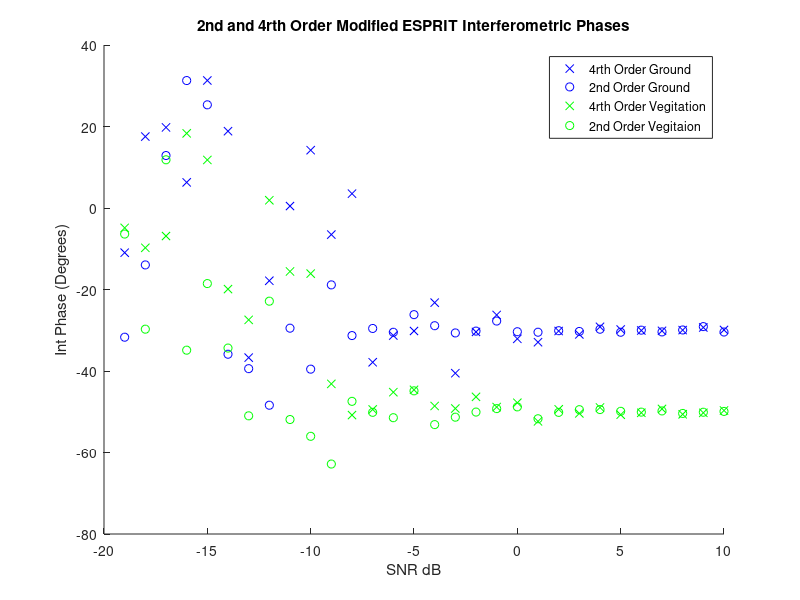
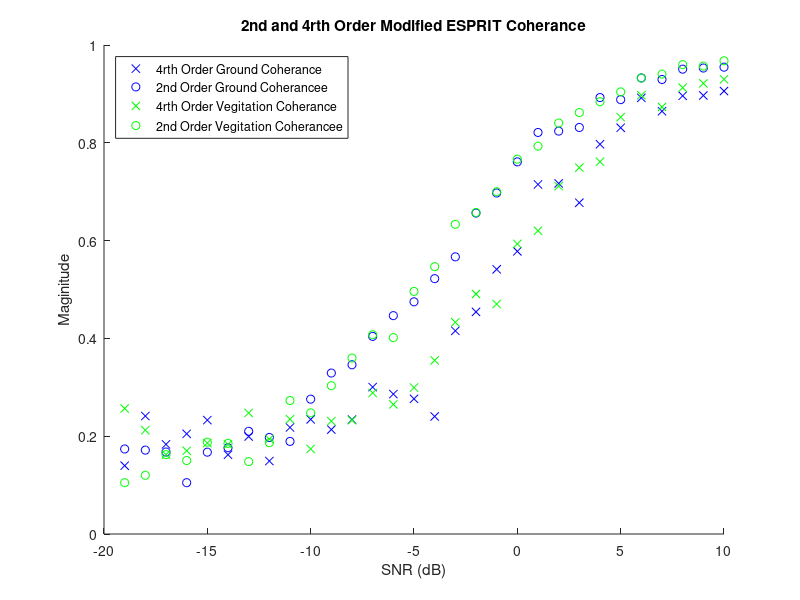

The MATLAB script that drew these images, in order:
%% Afric_Sim_test_ESPRIT
clc;clear;
%% Initializations
alpha = 1; %ground weighting factor
beta = 1;   %veg weighting factor

Pol_ground = [1;-1;0]/sqrt(2);
Pol_Cum_ground = [1;1;0;-1;0;0]/sqrt(3); %ground
Pol_vegitation = [1;1;1]/sqrt(3);
Pol_Cum_vegitation = [1;1;1;1;1;1]/sqrt(6); %vegitation

G_O = 30;
ground_offset = G_O*pi/180; % ground interferomitry offset
V_O = 50;
vegitation_offset = V_O*pi/180;    % veg interferomitry offset

Averaged_samples = 10;
Window = 81;    %size of window
SNR_samples = 30;

ground_phase_4 = zeros(SNR_samples,1);
ground_mag_4 = zeros(SNR_samples,1);
ground_phase_2 = zeros(SNR_samples,1);
ground_mag_2 = zeros(SNR_samples,1);

vegitation_phase_4 = zeros(SNR_samples,1);
vegitation_mag_4 = zeros(SNR_samples,1);
vegitation_phase_2 = zeros(SNR_samples,1);
vegitation_mag_2 = zeros(SNR_samples,1);

SNR = zeros(1,SNR_samples);
%% Matrix Construction
for Averaged_sample = 1:SNR_samples;
    
    SNR(Averaged_sample)=Averaged_sample-20;
    Noise = (10^(-SNR(Averaged_sample)/20))/sqrt(3);
    
    for unusedvariable = 1:Averaged_samples
        
        g =  Pol_ground*(sqrt(-2*log(1-rand(1,Window))).*exp(1i*2*pi*rand(1,Window)));
        v =  Pol_vegitation*(sqrt(-2*log(1-rand(1,Window))).*exp(1i*2*pi*rand(1,Window)));
        
        s1 = alpha*g + beta*v;
        s2 = alpha*exp(1i*ground_offset)*g + beta*exp(1i*vegitation_offset)*v;
        
        s1_Noise = s1 + Noise*sqrt(-2*log(1-rand(3,Window))).*exp(1i*2*pi*rand(3,Window));
        s2_Noise = s2 + Noise*sqrt(-2*log(1-rand(3,Window))).*exp(1i*2*pi*rand(3,Window));
        
        
        %% Fourth Order ESPRIT
        S1_4=[s1_Noise(1,:).*s1_Noise(1,:)
            s1_Noise(2,:).*s1_Noise(2,:)
            s1_Noise(3,:).*s1_Noise(3,:)
            s1_Noise(1,:).*s1_Noise(2,:)
            s1_Noise(1,:).*s1_Noise(3,:)
            s1_Noise(2,:).*s1_Noise(3,:)];
        
        S2_4=[s2_Noise(1,:).*s2_Noise(1,:)
            s2_Noise(2,:).*s2_Noise(2,:)
            s2_Noise(3,:).*s2_Noise(3,:)
            s2_Noise(1,:).*s2_Noise(2,:)
            s2_Noise(1,:).*s2_Noise(3,:)
            s2_Noise(2,:).*s2_Noise(3,:)];
        
        R1_4 = S1_4*S1_4'/Window;
        R2_4 = S1_4*S2_4'/Window;
        
        [eigenvec_4,eigenval_4] = eig(pinv(R1_4)*R2_4);
        
        polfilter_4 = abs(Pol_Cum_ground'*eigenvec_4);
        [~,srt_4] = sort(polfilter_4,'descend');
        ground_phase_4(Averaged_sample) = ground_phase_4(Averaged_sample)...
            + 0.5*angle(eigenval_4(srt_4(1),srt_4(1)))/Averaged_samples;
        
        ground_mag_4(Averaged_sample) = ground_mag_4(Averaged_sample)...
            + abs(eigenval_4(srt_4(1),srt_4(1)))/Averaged_samples;
        
        polfilter_4 = abs(Pol_Cum_vegitation'*eigenvec_4);
        [~,srt_4] = sort(polfilter_4,'descend');
        vegitation_phase_4(Averaged_sample) = vegitation_phase_4(Averaged_sample)...
            + 0.5*angle(eigenval_4(srt_4(1),srt_4(1)))/Averaged_samples;
        vegitation_mag_4(Averaged_sample) = vegitation_mag_4(Averaged_sample)...
            + abs(eigenval_4(srt_4(1),srt_4(1)))/Averaged_samples;
        %% Second Order ESPRIT
        S1_2 = [s1_Noise(1,:)
            s1_Noise(2,:)
            s1_Noise(3,:)];
        
        S2_2 = [s2_Noise(1,:)
            s2_Noise(2,:)
            s2_Noise(3,:)];
        
        R1_2 = S1_2*S1_2'/Window;
        R2_2 = S1_2*S2_2'/Window;
        
        [eigenvec_2,eigenval_2] = eig(pinv(R1_2)*R2_2);
        
        polfilter_2 = abs(Pol_ground'*eigenvec_2);
        [~,srt_2] = sort(polfilter_2,'descend');
        ground_phase_2(Averaged_sample) = ground_phase_2(Averaged_sample)...
            + angle(eigenval_2(srt_2(1),srt_2(1)))/Averaged_samples;
        ground_mag_2(Averaged_sample) = ground_mag_2(Averaged_sample)...
            + abs(eigenval_2(srt_2(1),srt_2(1)))/Averaged_samples;
        
        polfilter_2 = abs(Pol_vegitation'*eigenvec_2);
        [~,srt_2] = sort(polfilter_2,'descend');
        vegitation_phase_2(Averaged_sample) = vegitation_phase_2(Averaged_sample)...
            + angle(eigenval_2(srt_2(1),srt_2(1)))/Averaged_samples;
        vegitation_mag_2(Averaged_sample) = vegitation_mag_2(Averaged_sample)...
            + abs(eigenval_2(srt_2(1),srt_2(1)))/Averaged_samples;
        
    end
end
%% Plotting Results

figure(1);
title('2nd and 4rth Order Modified ESPRIT Interferometric Phases');
xlabel('SNR dB');ylabel('Int Phase (Degrees)');
hold on;
plot(SNR,ground_phase_4*180/pi,'bx');
plot(SNR,ground_phase_2*180/pi,'bo');
plot(SNR,vegitation_phase_4*180/pi,'gx');
plot(SNR,vegitation_phase_2*180/pi,'go');
legend('4rth Order Ground','2nd Order Ground','4rth Order Vegitation'...
    ,'2nd Order Vegitaion','Location','northeast')
hold off

figure(2)
title('2nd and 4rth Order Modified ESPRIT Coherance');
xlabel('SNR (dB)');ylabel('Maginitude')
hold on;
plot(SNR,ground_mag_4,'bx');
plot(SNR,ground_mag_2,'bo');
plot(SNR,vegitation_mag_4,'gx');
plot(SNR,vegitation_mag_2,'go');
legend('4rth Order Ground Coherance','2nd Order Ground Coherancee',...
    '4rth Order Vegitation Coherance','2nd Order Vegitation Coherancee','Location','northwest');
hold off;
